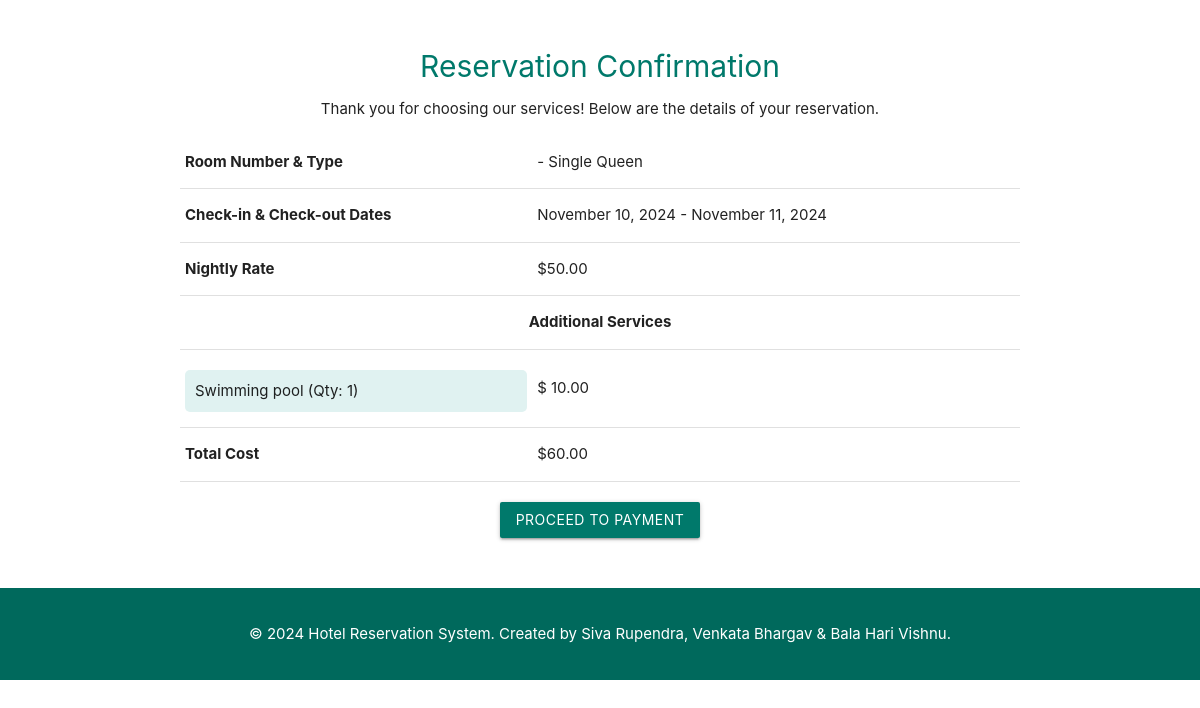
/reservation/confirmation/1/, run on the app's committed database.
### hotel_app/models.py (models this page shows, shortened)
class Reservation(models.Model):
    customer = models.ForeignKey('Customer', on_delete=models.CASCADE)  # Customer who made the reservation
    room = models.ForeignKey('Room', on_delete=models.SET_NULL, null=True)  # Room reserved by the customer
    date_in = models.DateField()  # Check-in date
    date_out = models.DateField()  # Check-out date
    total_cost = models.DecimalField(null=True,max_digits=8, decimal_places=2)  # Total cost for the stay
    is_active = models.BooleanField(default=True)  # Status of the reservation

class Room(models.Model):
    HOTEL_ROOM_CHOICES = (
        ('SQN', 'Single Queen'),
        ('SKN', 'Single King'),
        ('DQN', 'Double Queen'),
        ('DKN', 'Double King'),
        ('SKS', 'Suite King'),
    )
    room_num = models.CharField(max_length=5, unique=True)  # Unique room number identifier
    room_type = models.CharField(max_length=3, choices=HOTEL_ROOM_CHOICES)  # Type of room, e.g., Single Queen
    room_capacity = models.IntegerField(null=True)  # Maximum number of occupants for the room
    price_per_night = models.DecimalField(max_digits=6, decimal_places=2)  # Nightly rate for the room
    is_available = models.BooleanField(default=True)  # Availability status of the room
    image = models.ImageField(upload_to='room_images/', null=True, blank=True)  # Image of the room
    details = models.TextField(null=True, blank=True)  # Additional room details, if any
    mark_not_active = models.BooleanField(default=False)

class ReservationService(models.Model):
    reservation = models.ForeignKey(Reservation, related_name='reservation_services', on_delete=models.CASCADE, null=True)
    extra_service = models.ForeignKey(Services, on_delete=models.CASCADE, null=True)
    count = models.PositiveIntegerField(default=1)  # Quantity of the service booked
    date_joined = models.DateTimeField(default=timezone.now)  # When the service was added to the reservation
    last_updated = models.DateTimeField(auto_now=True)  # When the reservation service details were last updated

class Services(models.Model):
    name = models.CharField(max_length=100)  # Name of the service, e.g., "Jacuzzi", "Extra Bed"
    rate_per_night = models.DecimalField(max_digits=6, decimal_places=2)  # Cost per night for the service
    created_at = models.DateTimeField(default=timezone.now)  # Date when the service was added to the system
    service_details = models.CharField(max_length=100, null=True)  # Brief description of the service

### hotel_app/views.py (the view)
# urls.py: path('reservation/confirmation/<int:reservation_id>/', booking_confirmation, name='booking_confirmation'),
def booking_confirmation(request, reservation_id):
    booking = get_booking_or_404(reservation_id)
    print("price per night")
    print(booking.room.price_per_night)
    booking_services = get_booking_services(booking)
    total_cost = calculate_total_cost(booking)
    print("total_cost")
    print(total_cost)
    context = {
        'booking': booking,
        'booking_services': booking_services,
        'total_cost': total_cost,
    }
    return render(request, 'booking_confirmation.html', context)

### hotel_app/views.py (called while the page is built)
def get_booking_services(reservation):
    return ReservationService.objects.filter(reservation=reservation)

def get_booking_or_404(reservation_id):
    return get_object_or_404(Reservation, id=reservation_id)

def calculate_total_cost(booking):
    additional_services_cost = sum(
        bs.extra_service.rate_per_night * bs.count
        for bs in ReservationService.objects.filter(reservation=booking)
    )
    total_cost = booking.room.price_per_night if booking.room.price_per_night is not None else Decimal(0)
    return total_cost + additional_services_cost

### hotel_app/templates/booking_confirmation.html (shortened to what this page needs)
<!DOCTYPE html>
<html lang="en">
<head>
    <link rel="stylesheet" href="https://cdnjs.cloudflare.com/ajax/libs/materialize/1.0.0/css/materialize.min.css">
</head>
<body>
<div class="container">
    <div class="center-align">
        <h4 class="reservation-header">Reservation Confirmation</h4>
        <p>Thank you for choosing our services! Below are the details of your reservation.</p>
    </div>
    <table class="highlight responsive-table">
        <tbody>
            <tr>
                <th>Room Number & Type</th>
                <td>{{ booking.room.number }} - {{ booking.room.get_room_type_display }}</td>
            </tr>
            <tr>
                <th>Check-in & Check-out Dates</th>
                <td>{{ booking.date_in|date:"F d, Y" }} - {{ booking.date_out|date:"F d, Y" }}</td>
            </tr>
            <tr>
                <th>Nightly Rate</th>
                <td>${{ booking.room.price_per_night }} </td>
            </tr>
            {% if booking_services %}
            <tr>
                <th colspan="2" class="center-align">Additional Services</th>
            </tr>
            {% for service in booking_services %}
            <tr>
                <td>
                    <div class="service-item">{{ service.extra_service.name }} (Qty: {{ service.count }})</div>
                </td>
                <td>$ {{ service.extra_service.rate_per_night }}</td>
            </tr>
            {% endfor %}
            {% endif %}
            <tr>
                <th>Total Cost</th>
                <td>${{total_cost}}</td>
            </tr>
        </tbody>
    </table>
    <div class="center-align">
        <a href="{% url 'payment_info' booking.id %}" class="btn waves-effect waves-light btn-custom">Proceed to Payment</a>
    </div>
</div>
<div class="footer">
    <p>&copy; 2024 Hotel Reservation System. Created by Siva Rupendra, Venkata Bhargav & Bala Hari Vishnu.</p>
</div>
</body>
</html>

### hotel_app/templates/booking_confirmation.html (style rules this page uses)
.container { margin-top: 50px; max-width: 1200px; }
.footer { background-color: #00695c; color: white; padding: 20px 0; text-align: center; margin-top: 50px; }
.reservation-header { color: #00796b; font-size: 2em; }
.btn-custom { background-color: #00796b; margin-top: 20px; }
.service-item { background-color: #e0f2f1; padding: 10px; border-radius: 5px; margin-top: 5px; }

### data on the page
Reservation: room.room_type "Single Queen", date_in "November 10, 2024", date_out "November 11, 2024", room.price_per_night "50.00"
ReservationService: extra_service.name "Swimming pool", count "1", extra_service.rate_per_night "10.00"

### other printed values
{{ total_cost }} "60.00"
